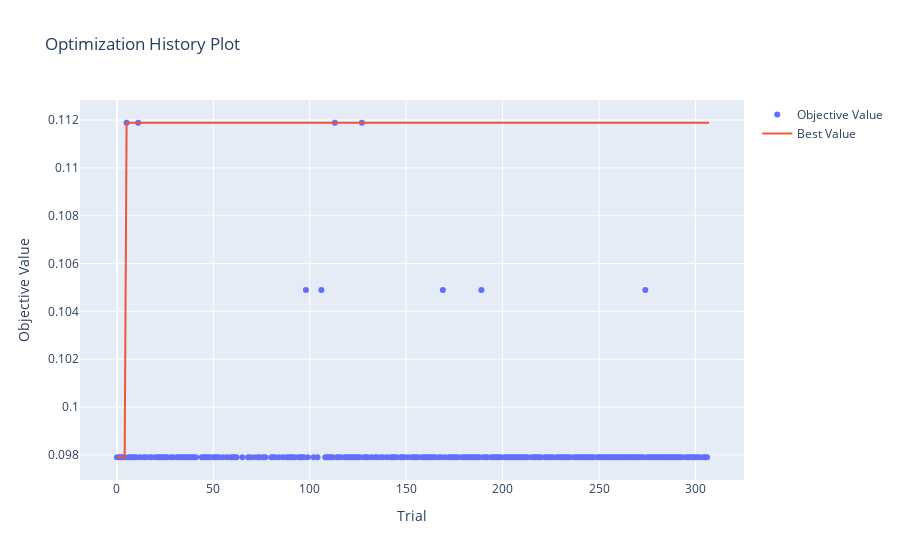

The notebook cell this image was saved under:
### Code cell
plot_optimization_history(study_2)

### Figure 1 — Plotly figure (JSON) as saved in the notebook; plotly's stock layout.template omitted (floating-point values rounded to 4 significant figures; data arrays with more than 128 entries replaced by an {"elided": "..."} marker saying what was removed)
{"data": [{"mode": "markers", "name": "Objective Value", "type": "scatter", "x": {"elided": "256 int values"}, "y": {"elided": "256 float values"}}, {"mode": "lines", "name": "Best Value", "type": "scatter", "x": {"elided": "308 int values"}, "y": {"elided": "308 float values"}}, {"marker": {"color": "#cccccc"}, "mode": "markers", "name": "Infeasible Trial", "showlegend": false, "type": "scatter", "x": [], "y": []}], "layout": {"title": {"text": "Optimization History Plot"}, "xaxis": {"title": {"text": "Trial"}}, "yaxis": {"title": {"text": "Objective Value"}}}}
